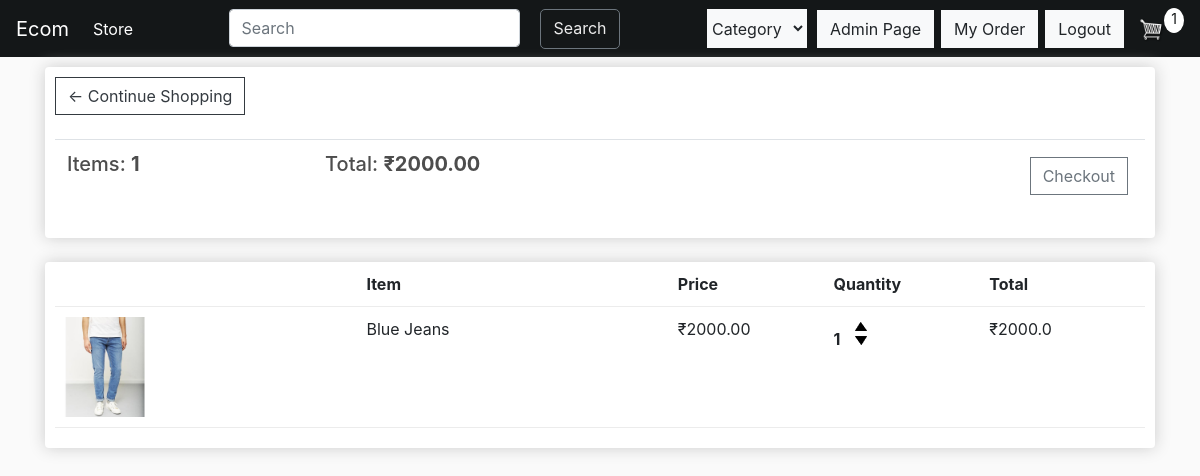
Page /cart (signed in) on the earlier database version.
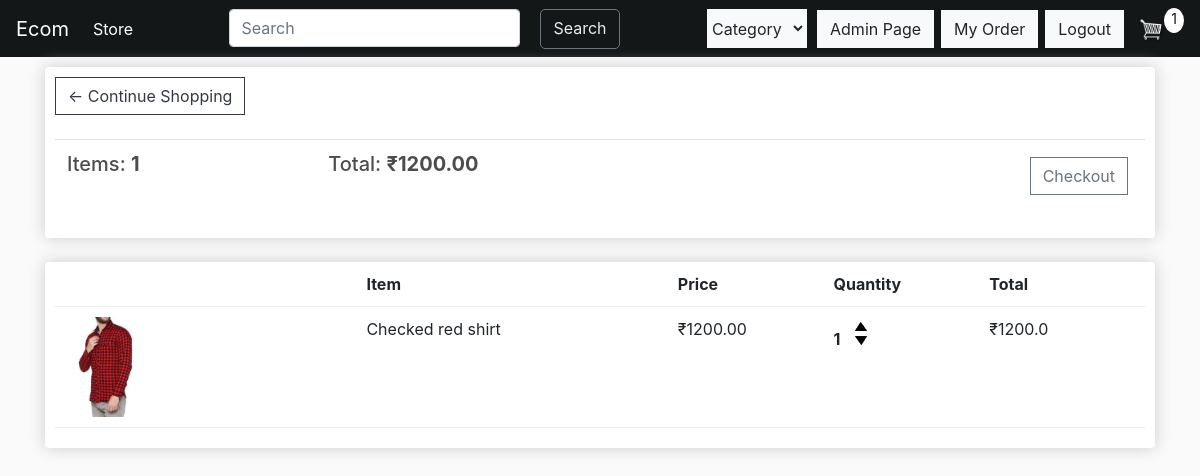
Same page on the later database version.
### store/models.py (models this page shows, shortened)
class Order(models.Model):
    customer = models.ForeignKey(Customer, on_delete=models.SET_NULL,blank=True,null=True)
    date_ordered = models.DateTimeField(auto_now_add=True)
    complete = models.BooleanField(default=False,null=True,blank=False)
    transaction_id = models.CharField(max_length=200, null=True)
    @property
    def get_cart_total(self):
        orderitem = self.orderitem_set.all()
        total =  sum([item.get_total for item in orderitem])
        return total
    @property
    def get_cart_items(self):
        orderitem = self.orderitem_set.all()
        total = sum([item.quantity for item in orderitem])
        return total

class OrderItem(models.Model):
    product = models.ForeignKey(Product, on_delete=models.SET_NULL, null =True)
    order = models.ForeignKey(Order, on_delete = models.SET_NULL, null = True)
    quantity = models.IntegerField(default = 0, null = True, blank = True)
    date_added = models.DateTimeField(auto_now_add = True)
    @property
    def get_total(self):
        total = self.product.price * self.quantity
        return total

class Product(models.Model):
    name = models.CharField(max_length=200,null=True)
    price = models.FloatField()
    description = models.CharField(max_length=500,blank=True,default="")
    CATEGORY = (('shirt','SHIRT'), ('t-shirt','T-SHIRT'),('trouser','TROUSER'))
    categories = models.CharField(max_length=7,choices=CATEGORY,default='shirt')
    image = models.ImageField(null=True,blank = True)
    stock = models.IntegerField(default = 0)
    amazon = models.CharField(max_length=500,blank=False,default="#")
    @property
    def imageURL(self):
        try:
            url = self.image.url
        except:
            url = ''
        return url
    class Meta:
        ordering = ['-stock']

### store/views.py (the view, shortened to what this page needs)
# urls.py: path('cart',views.cart,name='cart'),
def cart(request):
    if request.user.is_authenticated:
        customer = request.user.customer
        order, created = Order.objects.get_or_create(customer=customer, complete = False)
        items = order.orderitem_set.all()
        cartItems = order.get_cart_items
    context = {"items":items, "order":order, "cartItems": cartItems}
    return render(request,'store/cart.html',context)

### store/templates/store/cart.html
{% extends 'store/main.html'%}
{% load static%}
{%block content%}
<div class="row">
    <div class="col-lg-12">
        <div class="box-element">
          <a class="btn btn-outline-dark" href="{%url 'store'%}">&#8592; Continue Shopping</a>
          <br>
          <br>
          <table class="table">
              <th><h5>Items: <strong>{{order.get_cart_items}}</strong></h6></th>
              <th><h5>Total: <strong>₹{{order.get_cart_total|floatformat:2}}</strong></h6></th>
              <th>
                  {% if user.is_authenticated %}
                    {% if cartItems > 0 %}
                        <a class="btn btn-outline-secondary checkout" href="{%url 'checkout' %}">
                            Checkout
                        </a>
                    {%else%}
                    <h5 style="float:right;">
                        Your cart is empty
                    </h5>
                    {% endif %}
                  {% else %}
                    <a class="btn btn-outline-secondary checkout" href="{%url 'login'%}">
                        Login first
                    </a>
                  {% endif %}
              </th>
          </table>
        </div>
        <br>
        <div class="box-element">
            <div class="cart-row">
                <div style="flex:2"></div>
                <div style="flex:2"><strong>Item</strong></div>
                <div style="flex:1"><strong>Price</strong></div>
                <div style="flex:1"><strong>Quantity</strong></div>
                <div style="flex:1"><strong>Total</strong></div>
            </div>
            {% for item in items %}
            <div class="cart-row">
                <div style="flex:2"><a href="#"><img src="{{item.product.imageURL}}" class="row-image"></a></div>
                <div style="flex:2">{{item.product.name}}</div>
                <div style="flex:1">₹{{item.product.price|floatformat:2}}</div>
                <div style="flex:1">
                    <p class="quantity">{{item.quantity}}</p>
                    <div class="quantity">
                        {% if item.product.stock > 0 %}
                        <img  data-product={{item.product.id}} data-action="add" src="{%static 'image/arrow-up.png'%}" class="chg-quantity update-cart">
                        {% endif %}
                        <img data-product={{item.product.id}} data-action="remove"src="{%static 'image/arrow-down.png'%}" class="chg-quantity update-cart">
                    </div>
                </div>
                <div style="flex:1">₹{{item.get_total}}</div>
            </div>
            {% endfor %}
        </div>
    </div>
</div>
{%endblock%}

Differences in the rows shown:
removed OrderItem: product.imageURL (picture), product.name "Blue Jeans", product.price "2000.00", quantity "1", get_total "2000.0"
computed for Order: get_cart_total "2000.00" → "1200.00"
added OrderItem: product.imageURL (picture), product.name "Checked red shirt", product.price "1200.00", quantity "1", get_total "1200.0"
